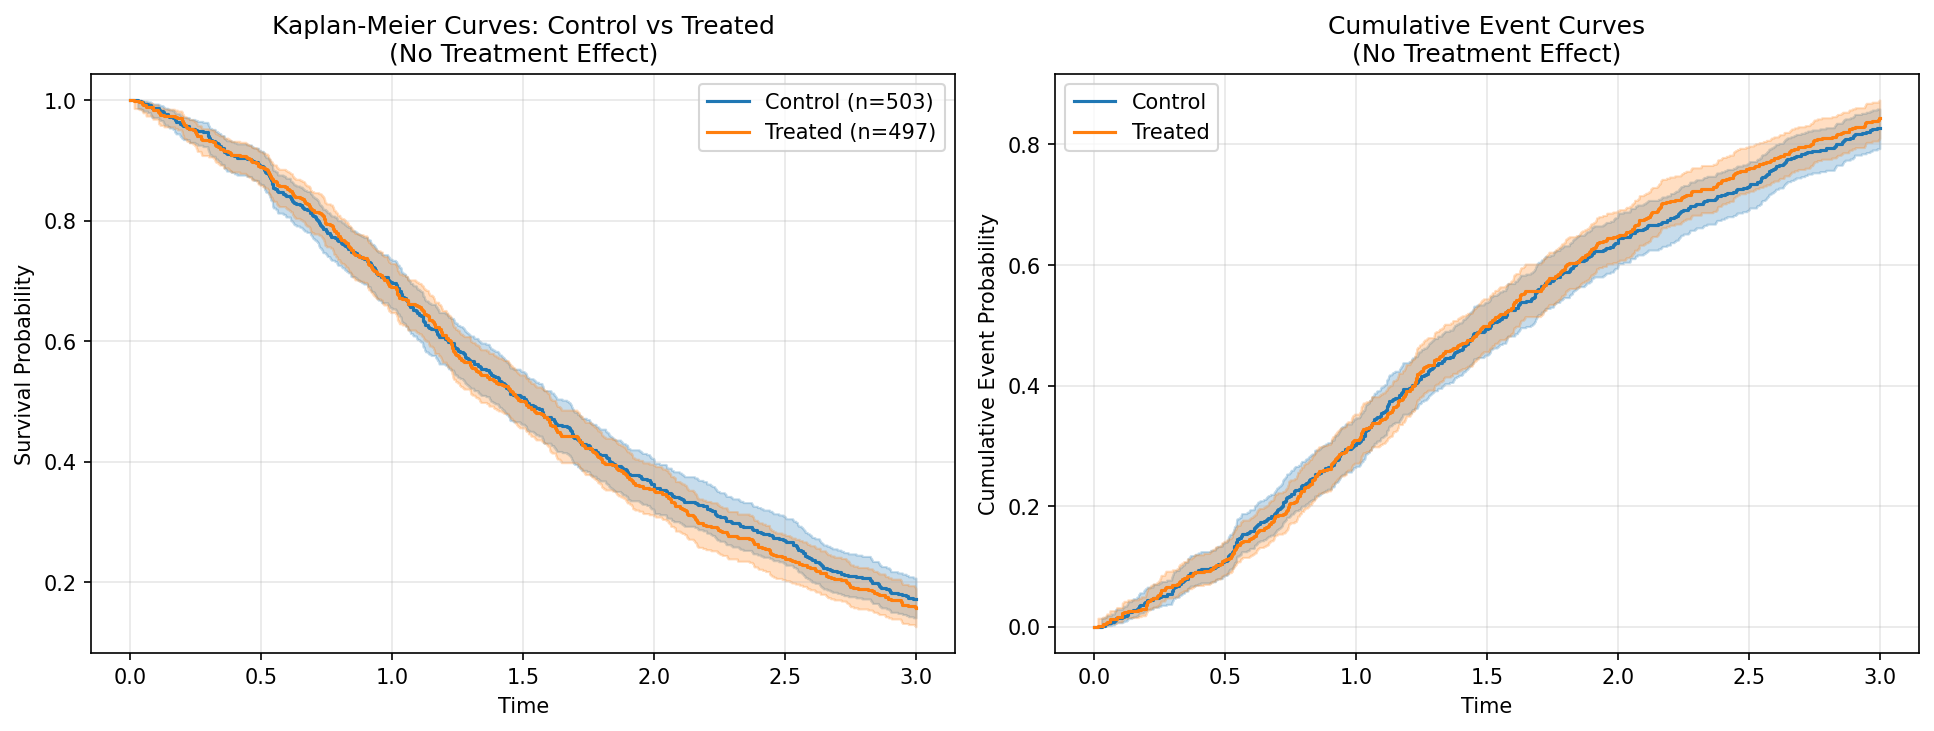

Recreate this plot in Python.
"""
Simulate 1000 subjects from Weibull AFT model with shape=1.5 and no treatment effect.
Show that Cox proportional hazards test does not detect a (non-existent) treatment effect.
"""

import numpy as np
import pandas as pd
import matplotlib.pyplot as plt
from scipy import stats
from lifelines import CoxPHFitter, WeibullAFTFitter, KaplanMeierFitter
from lifelines.statistics import logrank_test

np.random.seed(42)

# ============================================================================
# 1. Simulate Weibull AFT data with NO treatment effect
# ============================================================================

n_subjects = 1000
shape = 1.5  # Weibull shape parameter

# Binary treatment: 0 or 1 (50/50 split)
treatment = np.random.binomial(n=1, p=0.5, size=n_subjects)

# Scale parameter: SAME for both arms (no treatment effect)
scale = 2.0  # Both treatment and control have scale=2

# Generate event times from Weibull distribution
# Weibull survival: S(t) = exp(-(t/scale)^shape)
# To sample: T = scale * (-log(U))^(1/shape) where U ~ Uniform(0,1)
U = np.random.uniform(0, 1, n_subjects)
event_times = scale * np.power(-np.log(U), 1/shape)

# Add administrative censoring at tau=3 (roughly 20-30% censoring)
tau = 3.0
observed_times = np.minimum(event_times, tau)
event_indicator = (event_times <= tau).astype(int)

# Create DataFrame
df = pd.DataFrame({
    'time': observed_times,
    'event': event_indicator,
    'treatment': treatment
})

print("=" * 70)
print("WEIBULL AFT SIMULATION: NO TREATMENT EFFECT")
print("=" * 70)
print(f"Sample size: {n_subjects}")
print(f"Shape parameter: {shape}")
print(f"Scale parameter: {scale} (same for both arms)")
print(f"Censoring time: {tau}")
print(f"Event rate: {df['event'].mean():.1%}")
print(f"Treatment split: {(df['treatment']==0).sum()} control, {(df['treatment']==1).sum()} treated")
print()

# ============================================================================
# 2. Fit Cox PH model
# ============================================================================

cph = CoxPHFitter()
cph.fit(df, duration_col='time', event_col='event')

print("RESULTS: Cox Proportional Hazards Model")
print("-" * 70)
print(cph.summary)
print()

# Extract p-value for treatment effect
treatment_pval = cph.summary.loc['treatment', 'p']
treatment_hr = np.exp(cph.summary.loc['treatment', 'coef'])

print(f"Treatment coefficient: {cph.summary.loc['treatment', 'coef']:.4f}")
print(f"Hazard Ratio (HR): {treatment_hr:.4f}")
print(f"95% CI: [{np.exp(cph.summary.loc['treatment', 'coef lower 95%']):.4f}, "
      f"{np.exp(cph.summary.loc['treatment', 'coef upper 95%']):.4f}]")
print(f"p-value: {treatment_pval:.4f}")
print()

if treatment_pval > 0.05:
    print("✓ CORRECT: Cox test does NOT detect a treatment effect (p > 0.05)")
    print("  This is the expected result since treatment has no effect.")
else:
    print("✗ WARNING: Cox test detects a treatment effect (p < 0.05)")
    print("  This is a Type I error (false positive).")
print()

# ============================================================================
# 2b. Check Proportional Hazards Assumption
# ============================================================================

print("Proportional Hazards Assumption Check (Schoenfeld Residuals)")
print("-" * 70)
cph.check_assumptions(df, p_value_threshold=0.05, show_plots=False)
print()

# ============================================================================
# 2c. Fit Weibull AFT model (the true data-generating model)
# ============================================================================

print("RESULTS: Weibull AFT Model (True Underlying Model)")
print("-" * 70)

aft = WeibullAFTFitter()
aft.fit(df, duration_col='time', event_col='event')
print(aft.summary)
print()

aft_pval = aft.summary.loc[('lambda_', 'treatment'), 'p']
aft_coef = aft.summary.loc[('lambda_', 'treatment'), 'coef']
aft_exp_coef = aft.summary.loc[('lambda_', 'treatment'), 'exp(coef)']

print(f"Weibull AFT Treatment coefficient: {aft_coef:.4f}")
print(f"Weibull AFT Treatment exp(coef): {aft_exp_coef:.4f}")
print(f"Weibull AFT p-value: {aft_pval:.4f}")
print(f"True shape: {shape}, True scale: {scale}")
print()

if aft_pval > 0.05:
    print("✓ CORRECT: Weibull AFT also fails to detect effect (as expected)")
else:
    print("✗ Warning: Weibull AFT detects effect (unusual, likely sampling variability)")
print()

# ============================================================================
# 3. Kaplan-Meier curves by treatment
# ============================================================================

kmf = KaplanMeierFitter()

fig, axes = plt.subplots(1, 2, figsize=(13, 5))

# Plot KM by treatment arm
for treatment_arm in [0, 1]:
    mask = df['treatment'] == treatment_arm
    label = f"Control (n={mask.sum()})" if treatment_arm == 0 else f"Treated (n={mask.sum()})"
    kmf.fit(
        durations=df.loc[mask, 'time'],
        event_observed=df.loc[mask, 'event'],
        label=label
    )
    kmf.plot_survival_function(ax=axes[0])

axes[0].set_xlabel('Time')
axes[0].set_ylabel('Survival Probability')
axes[0].set_title('Kaplan-Meier Curves: Control vs Treated\n(No Treatment Effect)')
axes[0].grid(True, alpha=0.3)

# Log-rank test
mask_ctrl = df['treatment'] == 0
mask_trt = df['treatment'] == 1

results = logrank_test(
    durations_A=df.loc[mask_ctrl, 'time'],
    durations_B=df.loc[mask_trt, 'time'],
    event_observed_A=df.loc[mask_ctrl, 'event'],
    event_observed_B=df.loc[mask_trt, 'event']
)

print(f"Log-rank test p-value: {results.p_value:.4f}")
print()

# Plot cumulative hazard
kmf_ctrl = KaplanMeierFitter()
kmf_ctrl.fit(
    durations=df.loc[mask_ctrl, 'time'],
    event_observed=df.loc[mask_ctrl, 'event'],
    label='Control'
)

kmf_trt = KaplanMeierFitter()
kmf_trt.fit(
    durations=df.loc[mask_trt, 'time'],
    event_observed=df.loc[mask_trt, 'event'],
    label='Treated'
)

kmf_ctrl.plot_cumulative_density(ax=axes[1])
kmf_trt.plot_cumulative_density(ax=axes[1])

axes[1].set_xlabel('Time')
axes[1].set_ylabel('Cumulative Event Probability')
axes[1].set_title('Cumulative Event Curves\n(No Treatment Effect)')
axes[1].grid(True, alpha=0.3)

plt.tight_layout()
plt.savefig('weibull_aft_no_effect.png', dpi=150, bbox_inches='tight')
print("Plot saved: weibull_aft_no_effect.png")

# ============================================================================
# 4. Summary table
# ============================================================================

print("\nSUMMARY TABLE: Event counts by arm")
print("-" * 70)
summary = df.groupby('treatment').agg({
    'time': ['count', 'mean', 'min', 'max'],
    'event': ['sum', 'mean']
}).round(3)

summary.index = ['Control (0)', 'Treated (1)']
print(summary)
print()

print("=" * 70)
print("CONCLUSION")
print("=" * 70)
print("With no true treatment effect (same scale in both arms),")
print("the Cox test correctly fails to reject the null hypothesis.")
print(f"Cox p-value: {treatment_pval:.4f} {'> 0.05 ✓' if treatment_pval > 0.05 else '< 0.05 ✗'}")
